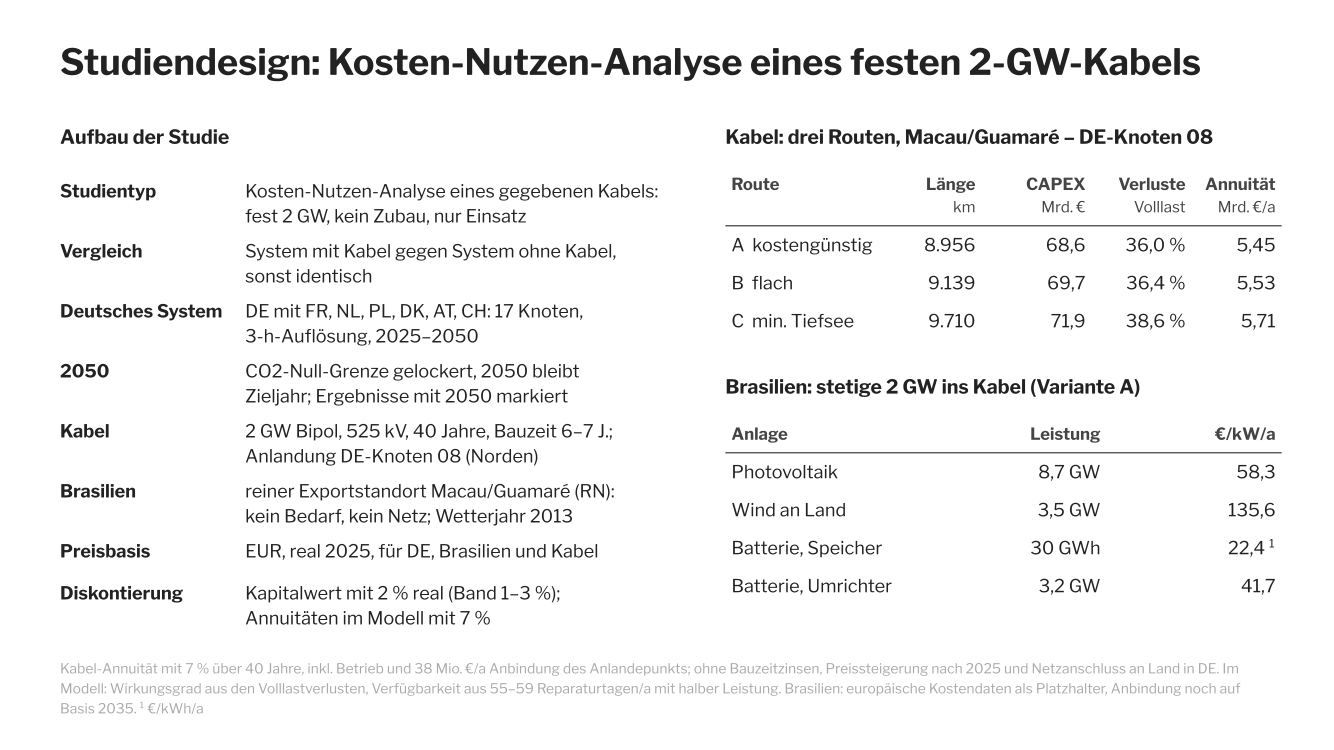

The Python source for this figure:
# SPDX-FileCopyrightText: Contributors to PyPSA-Eur <https://github.com/pypsa/pypsa-eur>
#
# SPDX-License-Identifier: MIT
"""
Slide "Studiendesign und Annahmen" (role 4) for the combined deck.

Content from workshop/economics/project_analysis.txt; look of the main deck (workshop/brazil/slides.py):
Libre Franklin, bold title top left, flat tables with a thin rule under the header, grey note at the bottom.
Writes workshop/economics/assumptions_slide.pdf and puts it into workshop/slides/combined_slides.pdf
after the title page (replaces an earlier copy of this slide, so the script can be run again).

    ~/.venvs/slides/bin/python workshop/economics/assumptions_slide.py
"""

import io
from pathlib import Path

import matplotlib

matplotlib.use("Agg")
import matplotlib.pyplot as plt  # noqa: E402
from matplotlib import font_manager  # noqa: E402
from matplotlib.textpath import TextPath  # noqa: E402
from pypdf import PdfReader, PdfWriter  # noqa: E402

ROOT = next(p for p in [Path.cwd(), *Path.cwd().parents] if (p / "workshop/plotstyle").is_dir())
OUT = ROOT / "workshop/economics/assumptions_slide.pdf"
DECK = ROOT / "workshop/slides/combined_slides.pdf"
POSITION = 2  # page number of the slide in the combined deck
for f in (ROOT / "workshop/plotstyle/fonts").glob("*.ttf"):
    font_manager.fontManager.addfont(str(f))
FONT = "Libre Franklin"
TEXT, LABEL, FAINT = "#222222", "#444444", "#aaaaaa"
W, H, M = 13.333, 7.5, 0.5  # inches, as the main deck

OUTLINE = "Studiendesign und Annahmen"  # bookmark in the combined PDF
TITLE = "Studiendesign: Kosten-Nutzen-Analyse eines festen 2-GW-Kabels"

DESIGN = [
    ("Studientyp", "Kosten-Nutzen-Analyse eines gegebenen Kabels:", "fest 2 GW, kein Zubau, nur Einsatz"),
    ("Vergleich", "System mit Kabel gegen System ohne Kabel,", "sonst identisch"),
    ("Deutsches System", "DE mit FR, NL, PL, DK, AT, CH: 17 Knoten,", "3-h-Auflösung, 2025–2050"),
    ("2050", "CO2-Null-Grenze gelockert, 2050 bleibt", "Zieljahr; Ergebnisse mit 2050 markiert"),
    ("Kabel", "2 GW Bipol, 525 kV, 40 Jahre, Bauzeit 6–7 J.;", "Anlandung DE-Knoten 08 (Norden)"),
    ("Brasilien", "reiner Exportstandort Macau/Guamaré (RN):", "kein Bedarf, kein Netz; Wetterjahr 2013"),
    ("Preisbasis", "EUR, real 2025, für DE, Brasilien und Kabel", ""),
    ("Diskontierung", "Kapitalwert mit 2 % real (Band 1–3 %);", "Annuitäten im Modell mit 7 %"),
]

CABLE_HEAD = ("Route", "Länge", "CAPEX", "Verluste", "Annuität")
CABLE_UNIT = ("", "km", "Mrd. €", "Volllast", "Mrd. €/a")
CABLE_ROWS = [
    ("A  kostengünstig", "8.956", "68,6", "36,0 %", "5,45"),
    ("B  flach", "9.139", "69,7", "36,4 %", "5,53"),
    ("C  min. Tiefsee", "9.710", "71,9", "38,6 %", "5,71"),
]

BR_HEAD = ("Anlage", "Leistung", "€/kW/a")
BR_ROWS = [
    ("Photovoltaik", "8,7 GW", "58,3"),
    ("Wind an Land", "3,5 GW", "135,6"),
    ("Batterie, Speicher", "30 GWh", "22,4 ¹"),
    ("Batterie, Umrichter", "3,2 GW", "41,7"),
]

NOTE = (
    "Kabel-Annuität mit 7 % über 40 Jahre, inkl. Betrieb und 38 Mio. €/a Anbindung des Anlandepunkts; ohne "
    "Bauzeitzinsen, Preissteigerung nach 2025 und Netzanschluss an Land in DE. Im Modell: Wirkungsgrad aus den "
    "Volllastverlusten, Verfügbarkeit aus 55–59 Reparaturtagen/a mit halber Leistung. Brasilien: europäische "
    "Kostendaten als Platzhalter, Anbindung noch auf Basis 2035.   ¹ €/kWh/a"
)


def t(ax, x, y, s, size=13, bold=False, color=TEXT, ha="left", va="top"):
    ax.text(x, H - y, s, fontsize=size, fontweight="bold" if bold else "normal", color=color, family=FONT,
            ha=ha, va=va)


def rule(ax, x0, x1, y):
    ax.plot([x0, x1], [H - y, H - y], color=TEXT, lw=0.75, solid_capstyle="butt")


def table(ax, x, y, cols, head, rows, unit=None, rh=0.38):
    """cols: right edges (or left edge for column 0) in inches; first column left-aligned, the rest right."""
    def row(vals, yy, bold=False, color=TEXT, size=13):
        for j, v in enumerate(vals):
            t(ax, cols[j], yy, v, size=size, bold=bold, color=color, ha="left" if j == 0 else "right", va="center")

    row(head, y + rh / 2, bold=True, color=LABEL, size=12)
    if unit:
        y += rh * 0.6
        row(unit, y + rh / 2, color=LABEL, size=11)
    y += rh
    rule(ax, cols[0] - 0.06, cols[-1] + 0.06, y)
    for r in rows:
        row(r, y + rh / 2)
        y += rh
    return y


def build():
    fig = plt.figure(figsize=(W, H), layout="none")
    ax = fig.add_axes([0, 0, 1, 1])
    ax.set_xlim(0, W)
    ax.set_ylim(0, H)
    ax.axis("off")

    t(ax, M + 0.1, 0.4, TITLE, size=26, bold=True)

    # left: study design as label / text pairs
    x0, top = M + 0.1, 1.25
    t(ax, x0, top, "Aufbau der Studie", size=14, bold=True)
    y = top + 0.55
    for label, l1, l2 in DESIGN:
        t(ax, x0, y, label, size=13, bold=True)
        t(ax, x0 + 1.85, y, l1, size=13)
        if l2:
            t(ax, x0 + 1.85, y + 0.25, l2, size=13)
        y += 0.6 if l2 else 0.42

    # right: consolidated costs
    xr = 7.25
    t(ax, xr, top, "Kabel: drei Routen, Macau/Guamaré – DE-Knoten 08", size=14, bold=True)
    y = table(ax, xr, top + 0.4, [xr + 0.06, 9.75, 10.85, 11.85, 12.75], CABLE_HEAD, CABLE_ROWS, CABLE_UNIT)

    y += 0.35
    t(ax, xr, y, "Brasilien: stetige 2 GW ins Kabel (Variante A)", size=14, bold=True)
    table(ax, xr, y + 0.4, [xr + 0.06, 11.0, 12.75], BR_HEAD, BR_ROWS)

    # grey note at the bottom, wrapped by hand to the slide width
    prop = font_manager.FontProperties(family=FONT, size=10)
    words, lines, cur = NOTE.split(" "), [], ""
    for w in words:
        trial = f"{cur} {w}".strip()
        if TextPath((0, 0), trial, prop=prop).get_extents().width / 72 > W - 2 * M - 0.2:
            lines.append(cur)
            cur = w
        else:
            cur = trial
    lines.append(cur)
    yn = H - 0.3 - 0.2 * len(lines)
    for i, line in enumerate(lines):
        t(ax, M + 0.1, yn + i * 0.2, line, size=10, color=FAINT)
    return fig


def main():
    fig = build()
    fig.savefig(OUT)
    fig.savefig(OUT.with_suffix(".png"), dpi=110)
    plt.close(fig)

    deck = PdfWriter(clone_from=DECK)
    # remember the (flat) outline by page object, so it survives removing and inserting pages
    marks = []
    for o in deck.outline:
        if isinstance(o, list) or o.title == OUTLINE:
            continue
        i = deck.get_destination_page_number(o)
        if i is not None:
            marks.append((o.title, deck.pages[i].indirect_reference))
    # drop an earlier copy of this slide
    for i in reversed(range(len(deck.pages))):
        if TITLE.split(":")[0] in (deck.pages[i].extract_text() or "")[:200] and "Aufbau der Studie" in (
            deck.pages[i].extract_text() or ""
        ):
            deck.remove_page(i)
    slide = PdfReader(OUT).pages[0]
    deck.insert_page(slide, POSITION - 1)
    refs = [p.indirect_reference for p in deck.pages]
    marks = [(t_, refs.index(ref)) for t_, ref in marks if ref in refs] + [(OUTLINE, POSITION - 1)]
    del deck._root_object["/Outlines"]
    for t_, i in sorted(marks, key=lambda m: m[1]):
        deck.add_outline_item(title=t_, page_number=i)
    with open(DECK, "wb") as f:
        deck.write(f)
    print(f"{OUT}\n{DECK}: slide at page {POSITION}, {len(deck.pages)} pages")


if __name__ == "__main__":
    main()
